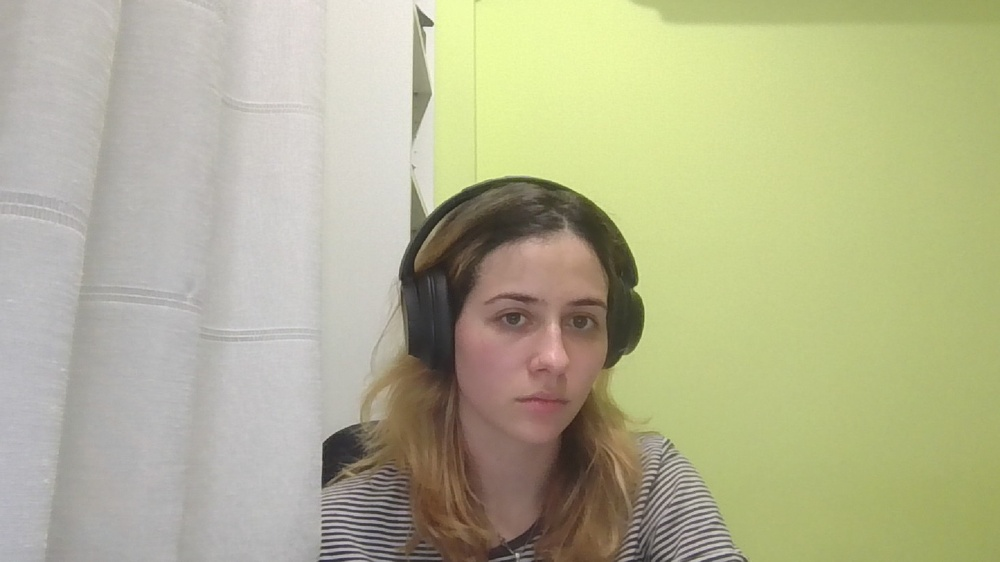
#> input picture pictures/WIN_20260120_22_54_56_Pro.jpg, 1000 x 562 px, shrunk from 1920 x 1080 before the run; its folder holds only this picture in this run
$ python -i image_mode.py   (imports and definitions only)
#> lines starting #> are read from the running program, lines starting #| are printed output that depends on the picture; after the words box and inside, x2 and y2 are one past the last pixel; in counts of white or black regions, pixels touching at a corner belong together
"""
================================================
  image_mode.py - Image-Based Analysis
  Emotion Recognition System
  Abschlussarbeit - Ivayla Markova
================================================

Approach 2: Static Image Emotion Analysis
- User can select a single image file to analyze
- OR browse images from the FER2013 database folder
- Detects faces and classifies emotions using
  the same Haar Cascade + heuristic rules
- Results are displayed on screen
- Press S to save the result, Q to go back

DATABASE: FER2013
  Download from: https://www.kaggle.com/datasets/msambare/fer2013
  Expected folder structure after download:
    database/
      train/
        happy/
        sad/
        angry/
        surprise/
        neutral/
        fear/
        disgust/
      test/
        happy/
        ...

  Set DATABASE_PATH below to your local folder path.
"""

import cv2
import numpy as np
import os

# ── DATABASE PATH ─────────────────────────────────────────────────
# Change this to where you saved the FER2013 dataset on your computer
# Example Windows: r"C:\Users\Admin\Downloads\fer2013"
# Example relative: "database"
DATABASE_PATH = "database"

# ── Load Haar Cascades ────────────────────────────────────────────
face_cascade  = cv2.CascadeClassifier(cv2.data.haarcascades + 'haarcascade_frontalface_default.xml')
eye_cascade   = cv2.CascadeClassifier(cv2.data.haarcascades + 'haarcascade_eye.xml')
smile_cascade = cv2.CascadeClassifier(cv2.data.haarcascades + 'haarcascade_smile.xml')

# ── Emotion colors (BGR) ──────────────────────────────────────────
EMOTION_COLORS = {
    'Happy':     (0,   220,   0),
    'Neutral':   (200, 200, 200),
    'Surprised': (0,   200, 255),
    'Sad':       (200, 100,  50),
    'Angry':     (0,     0, 220),
    'Fear':      (130,   0, 180),
    'Disgust':   (0,   140, 255),
}

# Supported image file extensions
IMAGE_EXTENSIONS = ('.jpg', '.jpeg', '.png', '.bmp', '.pgm')


def detect_emotion(gray_frame, x, y, w, h):
    """
    Rule-based emotion classification — same logic as realtime_mode.py.
    Kept here so image_mode.py works independently.
    """
    roi_gray = gray_frame[y:y+h, x:x+w]

    eyes = eye_cascade.detectMultiScale(
        roi_gray, scaleFactor=1.1, minNeighbors=5, minSize=(20, 20)
    )

    lower_half = roi_gray[h // 2:, :]
    smiles = smile_cascade.detectMultiScale(
        lower_half, scaleFactor=1.8, minNeighbors=20, minSize=(25, 25)
    )

    mouth_region = roi_gray[int(h * 0.65):h, int(w * 0.25):int(w * 0.75)]
    mouth_dark_ratio = 0.0
    if mouth_region.size > 0:
        dark_pixels = (mouth_region < 80).sum()
        mouth_dark_ratio = dark_pixels / mouth_region.size

    eye_count   = len(eyes)
    smile_found = len(smiles) > 0

    if eye_count >= 2:
        if smile_found:
            emotion = 'Happy'
        elif mouth_dark_ratio > 0.15:
            emotion = 'Surprised'
        else:
            emotion = 'Neutral'
    elif eye_count == 1:
        emotion = 'Neutral'
    else:
        emotion = 'Fear' if mouth_dark_ratio > 0.15 else 'Sad'

    color = EMOTION_COLORS.get(emotion, (200, 200, 200))
    return emotion, color


def analyze_image(image_path):
    """
    Load one image, detect face, classify emotion, draw result.

    Returns the annotated image ready for display,
    and the detected emotion string.
    """
#> called with image_path = 'pictures/WIN_20260120_22_54_56_Pro.jpg'
    frame = cv2.imread(image_path)
#> frame is the input picture: shape (562, 1000, 3); mean B, G, R 145.2, 178.8, 178.9

    if frame is None:
        print(f"[ERROR] Could not load image: {image_path}")
        return None, None

    gray = cv2.cvtColor(frame, cv2.COLOR_BGR2GRAY)
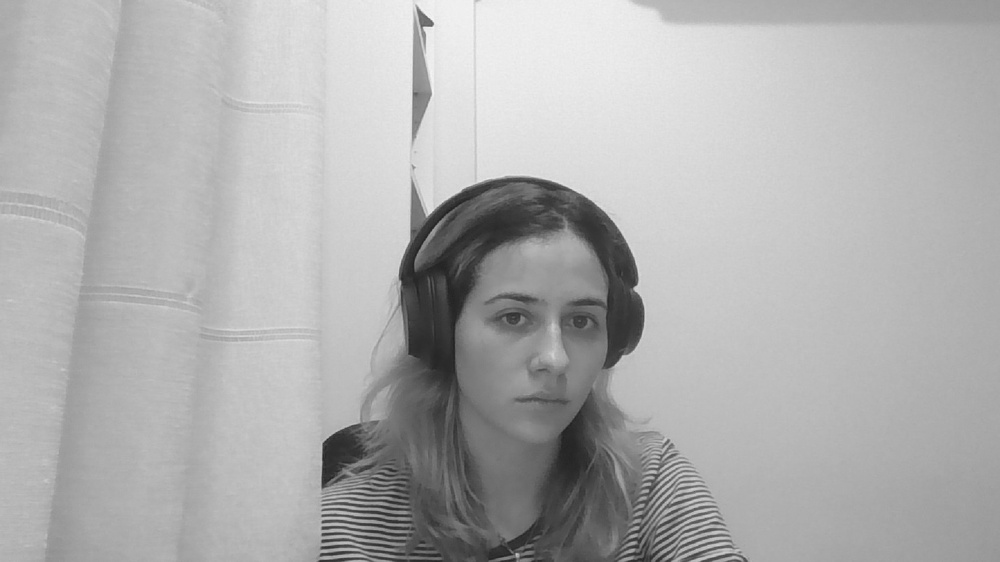
#> gray: shape (562, 1000); min 26, max 246, mean 175

    faces = face_cascade.detectMultiScale(
        gray, scaleFactor=1.1, minNeighbors=5, minSize=(50, 50)
    )
#> faces = [[444, 239, 206, 206]]

    detected_emotion = "No Face"

    if len(faces) == 0:
        cv2.putText(frame, "No face detected",
                    (10, 40),
                    cv2.FONT_HERSHEY_SIMPLEX,
                    0.9, (0, 0, 255), 2)
    else:
        for (x, y, w, h) in faces:
            emotion, color = detect_emotion(gray, x, y, w, h)
            detected_emotion = emotion

            # Draw face rectangle
            cv2.rectangle(frame, (x, y), (x+w, y+h), color, 3)

            # Draw emotion label above the face
            label_size, _ = cv2.getTextSize(
                emotion, cv2.FONT_HERSHEY_SIMPLEX, 0.9, 2
            )
            cv2.rectangle(frame,
                          (x, y - 38),
                          (x + label_size[0] + 10, y),
                          color, -1)
            cv2.putText(frame, emotion,
                        (x + 5, y - 10),
                        cv2.FONT_HERSHEY_SIMPLEX,
                        0.9, (0, 0, 0), 2)
#> this loop made 1 pass
#> (x, y, w, h, eyes in detect_emotion, mouth_dark_ratio in detect_emotion, dark_pixels in detect_emotion, eye_count in detect_emotion) on pass 1: (444, 239, 206, 206, [[47, 56, 47, 47], [114, 61, 42, 42]], 0.146, 1101, 2)
#> pass 1, in detect_emotion, `roi_gray = gray_frame[y:y+h, x:x+w]`:
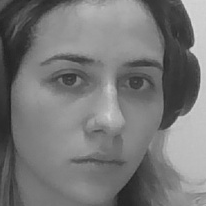
#> roi_gray: shape (206, 206); min 32, max 221, mean 119.2
#> pass 1, in detect_emotion, `lower_half = roi_gray[h // 2:, :]`:
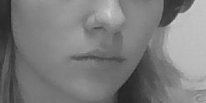
#> lower_half: shape (103, 206); min 33, max 207, mean 124.2
#> pass 1, in detect_emotion, `mouth_region = roi_gray[int(h * 0.65):h, int(w * 0.25):int(w * 0.75)]`:
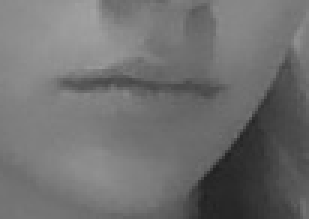
#> mouth_region: shape (73, 103) (shown 3 times larger); min 33, max 162, mean 111.5
#> after the loop:
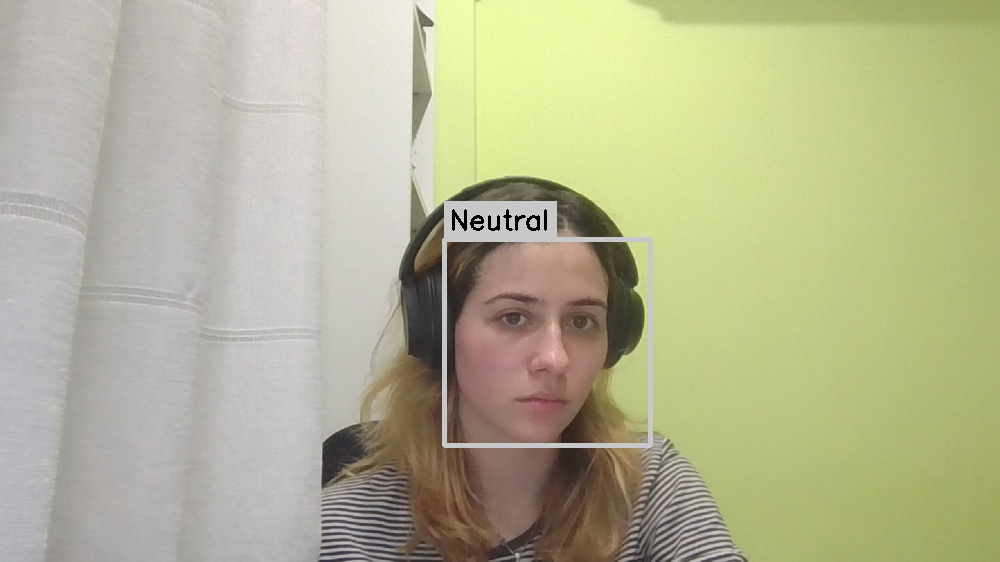
#> frame: shape (562, 1000, 3); 1.45% of pixels changed, all inside (x1, y1, x2, y2) = (442, 201, 653, 448)

    # Show filename at the bottom of the image
    h_img, w_img = frame.shape[:2]
#> h_img = 562; w_img = 1000
    cv2.rectangle(frame, (0, h_img - 35), (w_img, h_img), (0, 0, 0), -1)
    cv2.putText(frame,
                f"File: {os.path.basename(image_path)}  |  Result: {detected_emotion}",
                (8, h_img - 10),
                cv2.FONT_HERSHEY_SIMPLEX,
                0.5, (200, 200, 200), 1)
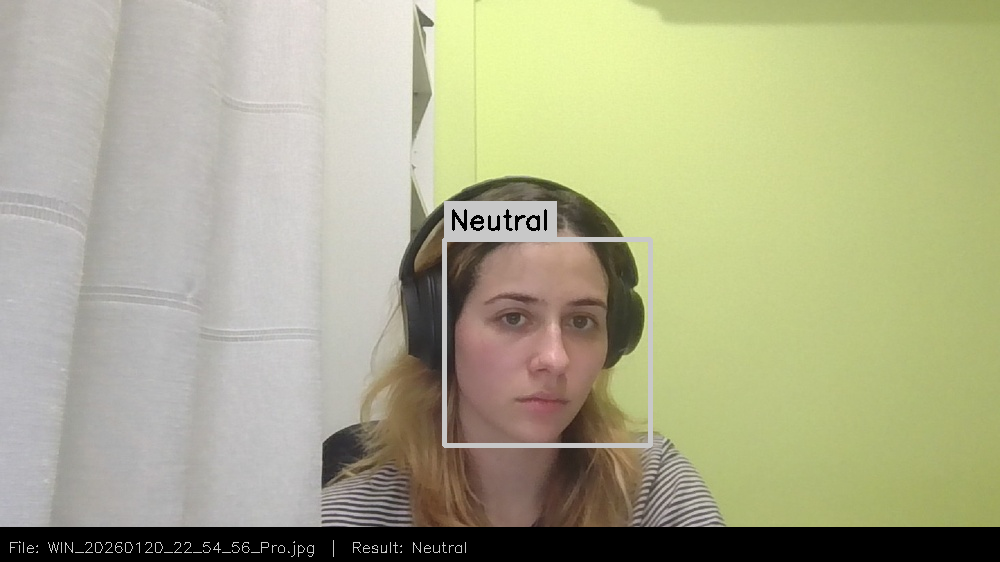
#> frame: shape (562, 1000, 3); mean B, G, R 139.7, 171.6, 171.4

    return frame, detected_emotion


# [177 lines left out: functions browse_database, select_own_image, run_image_mode, not called in this run]

>>> result = analyze_image('pictures/WIN_20260120_22_54_56_Pro.jpg')
